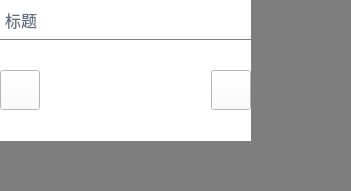
                    <widget class="QWidget" name="zhezhao2" native="true">
                     <property name="geometry">
                      <rect>
                       <x>0</x>
                       <y>0</y>
                       <width>351</width>
                       <height>191</height>
                      </rect>
                     </property>
                     <property name="styleSheet">
                      <string notr="true">background-color:rgba(0,0,0,0.3);</string>
                     </property>
                     <widget class="QWidget" name="imageview2" native="true">
                      <property name="geometry">
                       <rect>
                        <x>0</x>
                        <y>0</y>
                        <width>251</width>
                        <height>141</height>
                       </rect>
                      </property>
                      <property name="styleSheet">
                       <string notr="true">background-color:white;</string>
                      </property>
                      <layout class="QVBoxLayout" name="verticalLayout_44">
                       <property name="spacing">
                        <number>0</number>
                       </property>
                       <property name="leftMargin">
                        <number>0</number>
                       </property>
                       <property name="topMargin">
                        <number>0</number>
                       </property>
                       <property name="rightMargin">
                        <number>0</number>
                       </property>
                       <property name="bottomMargin">
                        <number>0</number>
                       </property>
                       <item>
                        <widget class="QWidget" name="imageview_top2" native="true">
                         <property name="minimumSize">
                          <size>
                           <width>0</width>
                           <height>40</height>
                          </size>
                         </property>
                         <property name="maximumSize">
                          <size>
                           <width>999999</width>
                           <height>40</height>
                          </size>
                         </property>
                         <property name="styleSheet">
                          <string notr="true">border-bottom:1px solid gray;</string>
                         </property>
                         <layout class="QHBoxLayout" name="horizontalLayout_49">
                          <property name="spacing">
                           <number>0</number>
                          </property>
                          <property name="leftMargin">
                           <number>0</number>
                          </property>
                          <property name="topMargin">
                           <number>0</number>
                          </property>
                          <property name="rightMargin">
                           <number>0</number>
                          </property>
                          <property name="bottomMargin">
                           <number>0</number>
                          </property>
                          <item>
                           <widget class="QLabel" name="label_42">
                            <property name="minimumSize">
                             <size>
                              <width>5</width>
                              <height>0</height>
                             </size>
                            </property>
                            <property name="maximumSize">
                             <size>
                              <width>5</width>
                              <height>16777215</height>
                             </size>
                            </property>
                            <property name="text">
                             <string/>
                            </property>
                            <property name="pixmap">
                             <pixmap resource="twoDdisplay.qrc">:/twoDdisplay/rectleft</pixmap>
                            </property>
                           </widget>
                          </item>
                          <item>
                           <widget class="QLabel" name="imageview_title2">
                            <property name="styleSheet">
                             <string notr="true">font-size:16px;
color:rgb(98,109,125);</string>
                            </property>
                            <property name="text">
                             <string>标题</string>
                            </property>
                           </widget>
                          </item>
                          <item>
                           <widget class="QToolButton" name="imageview_close2">
                            <property name="minimumSize">
                             <size>
                              <width>30</width>
                              <height>30</height>
                             </size>
                            </property>
                            <property name="maximumSize">
                             <size>
                              <width>30</width>
                              <height>30</height>
                             </size>
                            </property>
                            <property name="cursor">
                             <cursorShape>PointingHandCursor</cursorShape>
                            </property>
                            <property name="styleSheet">
                             <string notr="true">QToolButton:hover{
	background-color:transparent;
	background-image: url(:/twoDdisplay/closehover);
    border:0px;}

QToolButton {
	background-color:transparent;
	background-image: url(:/twoDdisplay/close);
    border:0px;
}</string>
                            </property>
                            <property name="text">
                             <string/>
                            </property>
                            <property name="iconSize">
                             <size>
                              <width>20</width>
                              <height>20</height>
                             </size>
                            </property>
                           </widget>
                          </item>
                          <item>
                           <widget class="QLabel" name="label_138">
                            <property name="minimumSize">
                             <size>
                              <width>5</width>
                              <height>0</height>
                             </size>
                            </property>
                            <property name="maximumSize">
                             <size>
                              <width>5</width>
                              <height>16777215</height>
                             </size>
                            </property>
                            <property name="text">
                             <string/>
                            </property>
                            <property name="pixmap">
                             <pixmap resource="twoDdisplay.qrc">:/twoDdisplay/rectright</pixmap>
                            </property>
                            <property name="alignment">
                             <set>Qt::AlignRight|Qt::AlignTrailing|Qt::AlignVCenter</set>
                            </property>
                           </widget>
                          </item>
                         </layout>
                        </widget>
                       </item>
                       <item>
                        <widget class="QWidget" name="imageview_wid2" native="true">
                         <property name="minimumSize">
                          <size>
                           <width>0</width>
                           <height>0</height>
                          </size>
                         </property>
                         <property name="maximumSize">
                          <size>
                           <width>16777215</width>
                           <height>1677215</height>
                          </size>
                         </property>
                         <property name="styleSheet">
                          <string notr="true"/>
                         </property>
                         <layout class="QHBoxLayout" name="horizontalLayout_50">
                          <property name="spacing">
                           <number>0</number>
                          </property>
                          <property name="leftMargin">
                           <number>0</number>
                          </property>
                          <property name="topMargin">
                           <number>0</number>
                          </property>
                          <property name="rightMargin">
                           <number>0</number>
                          </property>
                          <property name="bottomMargin">
                           <number>0</number>
                          </property>
                          <item>
                           <widget class="QToolButton" name="imgleft2">
                            <property name="minimumSize">
                             <size>
                              <width>40</width>
                              <height>40</height>
                             </size>
                            </property>
                            <property name="maximumSize">
                             <size>
                              <width>40</width>
                              <height>16777215</height>
                             </size>
                            </property>
                            <property name="cursor">
                             <cursorShape>PointingHandCursor</cursorShape>
                            </property>
                            <property name="text">
                             <string/>
                            </property>
                            <property name="icon">
                             <iconset resource="twoDdisplay.qrc">
                              <normaloff>:/twoDdisplay/images/twoDdisplay/leftarr.png</normaloff>:/twoDdisplay/images/twoDdisplay/leftarr.png</iconset>
                            </property>
                            <property name="iconSize">
                             <size>
                              <width>20</width>
                              <height>20</height>
                             </size>
                            </property>
                           </widget>
                          </item>
                          <item>
                           <widget class="QLabel" name="imageview_label2">
                            <property name="minimumSize">
                             <size>
                              <width>0</width>
                              <height>0</height>
                             </size>
                            </property>
                            <property name="maximumSize">
                             <size>
                              <width>16777215</width>
                              <height>1677215</height>
                             </size>
                            </property>
                            <property name="styleSheet">
                             <string notr="true">margin:20px 0px;</string>
                            </property>
                            <property name="text">
                             <string/>
                            </property>
                            <property name="scaledContents">
                             <bool>false</bool>
                            </property>
                            <property name="alignment">
                             <set>Qt::AlignCenter</set>
                            </property>
                           </widget>
                          </item>
                          <item>
                           <widget class="QToolButton" name="imgright2">
                            <property name="minimumSize">
                             <size>
                              <width>40</width>
                              <height>40</height>
                             </size>
                            </property>
                            <property name="maximumSize">
                             <size>
                              <width>40</width>
                              <height>16777215</height>
                             </size>
                            </property>
                            <property name="cursor">
                             <cursorShape>PointingHandCursor</cursorShape>
                            </property>
                            <property name="text">
                             <string/>
                            </property>
                            <property name="icon">
                             <iconset resource="twoDdisplay.qrc">
                              <normaloff>:/twoDdisplay/images/twoDdisplay/rightarr.png</normaloff>:/twoDdisplay/images/twoDdisplay/rightarr.png</iconset>
                            </property>
                            <property name="iconSize">
                             <size>
                              <width>20</width>
                              <height>20</height>
                             </size>
                            </property>
                           </widget>
                          </item>
                         </layout>
                        </widget>
                       </item>
                      </layout>
                     </widget>
                    </widget>
